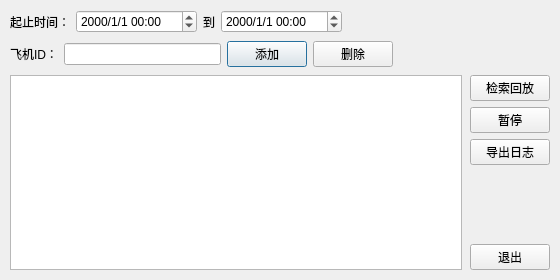
<?xml version="1.0" encoding="UTF-8"?>
<ui version="4.0">
 <class>dataBackDlgClass</class>
 <widget class="QDialog" name="dataBackDlgClass">
  <property name="geometry">
   <rect>
    <x>0</x>
    <y>0</y>
    <width>560</width>
    <height>280</height>
   </rect>
  </property>
  <property name="minimumSize">
   <size>
    <width>480</width>
    <height>240</height>
   </size>
  </property>
  <property name="windowTitle">
   <string>无人机数据回放</string>
  </property>
  <property name="modal">
   <bool>false</bool>
  </property>
  <layout class="QVBoxLayout" name="verticalLayout">
   <property name="margin">
    <number>10</number>
   </property>
   <property name="spacing">
    <number>8</number>
   </property>
   <!-- 起止时间行 -->
   <item>
    <layout class="QHBoxLayout" name="timeLayout">
     <property name="spacing">
      <number>6</number>
     </property>
     <item>
      <widget class="QLabel" name="label">
       <property name="text">
        <string>起止时间：</string>
       </property>
       <property name="buddy">
        <cstring>mDateTimeEditbegin</cstring>
       </property>
      </widget>
     </item>
     <item>
      <widget class="QDateTimeEdit" name="mDateTimeEditbegin">
       <property name="minimumWidth">
        <number>150</number>
       </property>
       <property name="inputMethodHints">
        <set>Qt::ImhFormattedNumbersOnly|Qt::ImhPreferNumbers</set>
       </property>
       <property name="displayFormat">
        <string>yyyy/M/d hh:mm</string>
       </property>
      </widget>
     </item>
     <item>
      <widget class="QLabel" name="label_3">
       <property name="text">
        <string>到</string>
       </property>
       <property name="alignment">
        <set>Qt::AlignCenter</set>
       </property>
       <property name="buddy">
        <cstring>mDateTimeEditEnd</cstring>
       </property>
      </widget>
     </item>
     <item>
      <widget class="QDateTimeEdit" name="mDateTimeEditEnd">
       <property name="minimumWidth">
        <number>150</number>
       </property>
       <property name="displayFormat">
        <string>yyyy/M/d hh:mm</string>
       </property>
      </widget>
     </item>
     <item>
      <spacer name="timeSpacer">
       <property name="orientation">
        <enum>Qt::Horizontal</enum>
       </property>
       <property name="sizeHint" stdset="0">
        <size>
         <width>40</width>
         <height>20</height>
        </size>
       </property>
      </spacer>
     </item>
    </layout>
   </item>
   <!-- 飞机ID行 -->
   <item>
    <layout class="QHBoxLayout" name="idLayout">
     <property name="spacing">
      <number>6</number>
     </property>
     <item>
      <widget class="QLabel" name="label_2">
       <property name="text">
        <string>飞机ID：</string>
       </property>
       <property name="buddy">
        <cstring>lineEdit</cstring>
       </property>
      </widget>
     </item>
     <item>
      <widget class="QLineEdit" name="lineEdit">
       <property name="minimumWidth">
        <number>120</number>
       </property>
      </widget>
     </item>
     <item>
      <widget class="QPushButton" name="addBtn">
       <property name="text">
        <string>添加</string>
       </property>
       <property name="minimumWidth">
        <number>70</number>
       </property>
      </widget>
     </item>
     <item>
      <widget class="QPushButton" name="deleteBtn">
       <property name="text">
        <string>删除</string>
       </property>
       <property name="minimumWidth">
        <number>70</number>
       </property>
      </widget>
     </item>
     <item>
      <spacer name="idSpacer">
       <property name="orientation">
        <enum>Qt::Horizontal</enum>
       </property>
       <property name="sizeHint" stdset="0">
        <size>
         <width>40</width>
         <height>20</height>
        </size>
       </property>
      </spacer>
     </item>
    </layout>
   </item>
   <!-- 列表 + 按钮 -->
   <item>
    <layout class="QHBoxLayout" name="contentLayout">
     <property name="spacing">
      <number>8</number>
     </property>
     <item>
      <widget class="QListView" name="listView">
       <property name="sizePolicy">
        <sizepolicy hsizetype="Expanding" vsizetype="Expanding">
         <horstretch>1</horstretch>
         <verstretch>0</verstretch>
        </sizepolicy>
       </property>
      </widget>
     </item>
     <item>
      <layout class="QVBoxLayout" name="btnLayout">
       <property name="spacing">
        <number>6</number>
       </property>
       <item>
        <widget class="QPushButton" name="pushQueryBtn">
         <property name="text">
          <string>检索回放</string>
         </property>
         <property name="minimumWidth">
          <number>90</number>
         </property>
        </widget>
       </item>
       <item>
        <widget class="QPushButton" name="pushPauseBtn">
         <property name="text">
          <string>暂停</string>
         </property>
         <property name="minimumWidth">
          <number>90</number>
         </property>
        </widget>
       </item>
       <item>
        <widget class="QPushButton" name="pushExportBtn">
         <property name="text">
          <string>导出日志</string>
         </property>
         <property name="minimumWidth">
          <number>90</number>
         </property>
        </widget>
       </item>
       <item>
        <spacer name="btnSpacer">
         <property name="orientation">
          <enum>Qt::Vertical</enum>
         </property>
         <property name="sizeHint" stdset="0">
          <size>
           <width>20</width>
           <height>40</height>
          </size>
         </property>
        </spacer>
       </item>
       <item>
        <widget class="QPushButton" name="pushExitBtn">
         <property name="text">
          <string>退出</string>
         </property>
         <property name="minimumWidth">
          <number>90</number>
         </property>
        </widget>
       </item>
      </layout>
     </item>
    </layout>
   </item>
  </layout>
 </widget>
 <layoutdefault spacing="6" margin="11"/>
 <resources/>
 <connections/>
 <slots>
  <slot>on_addBtn_click()</slot>
  <slot>on_deleteBtn_click()</slot>
  <slot>on_queryBtn_click()</slot>
  <slot>on_exitBtn_click()</slot>
 </slots>
</ui>
